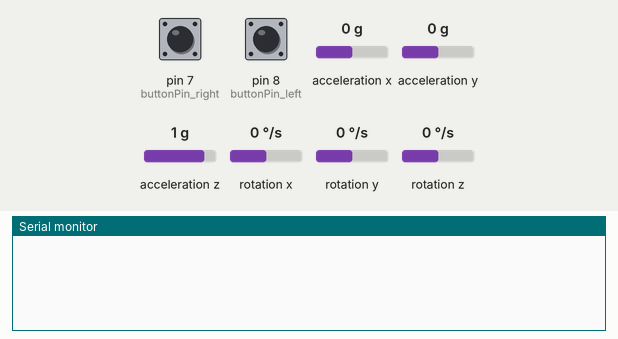
Simulated run of this sketch. Board: Arduino Uno, built with avr-gcc and run on an emulated ATmega328P. On the bench: the last lines printed to the serial monitor. The test bench sets the inputs (shaded band); at power-on: acceleration x 0 g, pin 7 (buttonPin_right) LOW, pin 8 (buttonPin_left) LOW, acceleration y 0 g, acceleration z 1 g, rotation x 0 °/s, rotation y 0 °/s, rotation z 0 °/s.

Above: at 1.3 s.
1.4 s: acceleration x set to -1.4 g
At 1.9 s:
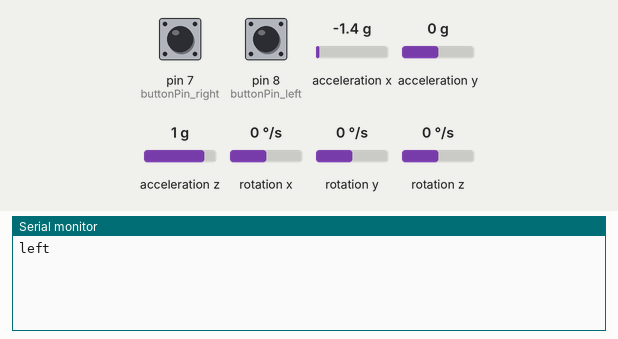
3.5 s: pin 7 (buttonPin_right) pulled HIGH for 0.6 s
5.6 s: pin 8 (buttonPin_left) pulled HIGH for 0.6 s
7.7 s: acceleration y set to -1.4 g
At 7.7 s:
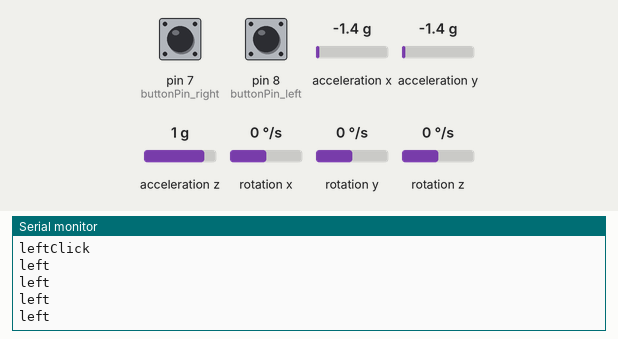
10.0 s: acceleration x set to -0.8 g
At 10.39 s:
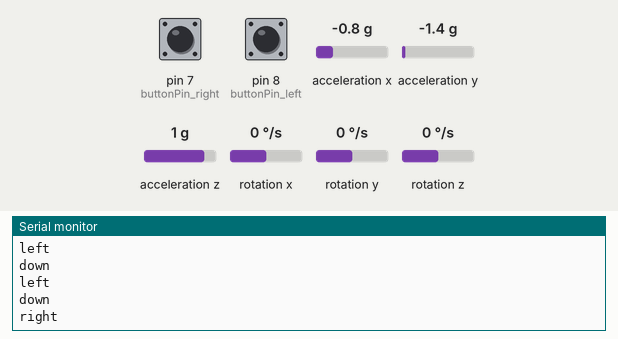
12.0 s: acceleration y set to -0.8 g
At 12.41 s:
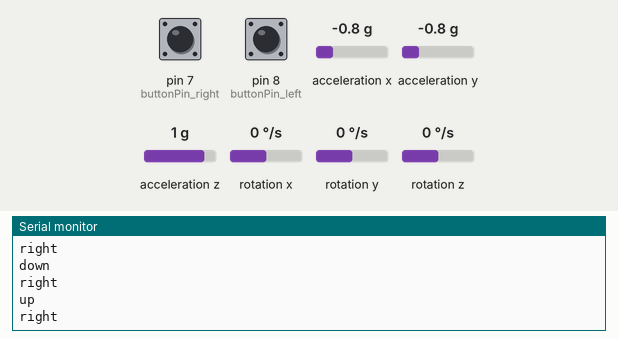

Measured:
- after the input at 1.4 s, the serial monitor: prints a new line after 0.11 s (image 1)
- after the input at 10.0 s, the serial monitor: prints a new line after 0.09 s (image 3)
- after the input at 12.0 s, the serial monitor: prints a new line after 0.10 s (image 4)

The sketch:

main.ino
```cpp
#include "Wire.h"
#include "I2Cdev.h"
#include "MPU6050.h"

const int buttonPin_right = 7;
const int buttonPin_left = 8;
int buttonState_right = 0;
int buttonState_left = 0;

MPU6050 mpu;
int16_t ax, ay, az;
int16_t gx, gy, gz;

struct MyData {
  byte X;
  byte Y;
};

MyData data;

void setup()
{
  Serial.begin(9600);
  Wire.begin();
  mpu.initialize();
  pinMode(buttonPin_right, INPUT);
  pinMode(buttonPin_left, INPUT);
}

void loop()
{
  delay(500);
  buttonState_right = digitalRead(buttonPin_right);
  buttonState_left = digitalRead(buttonPin_left);
  if(buttonState_left == 1){
    Serial.println("leftClick");
  }
  if(buttonState_right == 1){
    Serial.println("rightClick");
  }
  mpu.getMotion6(&ax, &ay, &az, &gx, &gy, &gz);
  data.X = map(ax, -17000, 17000, 0, 255 );
  data.Y = map(ay, -17000, 17000, 0, 255);
   if (data.Y < 80) {
    Serial.println("up");
    }
 if (data.Y > 145) {
  Serial.println("down");
    }
 if (data.X > 155) {
  Serial.println("left");
    }
 if (data.X < 80) {
  Serial.println("right");
    }
}
```
